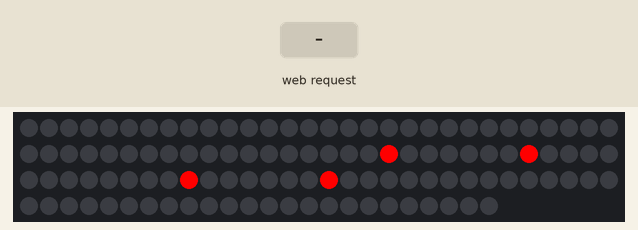
Bench run of a sketch on a simulated ESP8266 (NodeMCU). Shown: 114 RGB LEDs in strip order, left to right, continuing on the next row. Inputs (shaded band) come from the test bench. WiFi joins after 1.5 s; servers stay silent unless stated; network time is answered at once with the bench clock; the local clock reads 2024-03-15 10:24:30 at power-on unless the sketch sets it; EEPROM starts erased; what the sketch prints to the serial monitor is not drawn.

Above: at 0.1 s.
3.3 s: HTTP request GET /?r received
6.0 s: HTTP request GET /checked received
Timing chart, 0 to 9.0 s (numbered marks = the images above; inputs shaded):
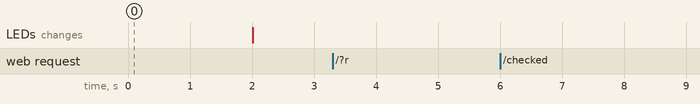

The sketch:

NEOclockOS.ino
```cpp
#include <Adafruit_NeoPixel.h>
#include <ESP8266WiFi.h>
#include <WiFiUdp.h>
#include <Time.h>
#include <NTPClient.h>
#include <Preferences.h>

#define PIN D4
#define NUMPIXELS 114

const char* ssid = "ssid";
const char* password = "Password";


Adafruit_NeoPixel NEOstrip(NUMPIXELS, PIN, NEO_GRB + NEO_KHZ800);
WiFiServer server(80);
Preferences preferences;
int uhr[11] = { 22, 21, 1, 1, 1, 1, 1, 1, 1, 1, 1 };
int ein_uhr[11] = { 107, 97, 86, 86, 86, 86, 86, 86, 86, 86, 86 };
int eins_uhr[11] = { 107, 97, 86, 77, 77, 77, 77, 77, 77, 77, 77 };
int zwei_uhr[11] = { 37, 26, 17, 5, 5, 5, 5, 5, 5, 5, 5 };
int drei_uhr[11] = { 106, 98, 85, 78, 78, 78, 78, 78, 78, 78, 78 };
int vier_uhr[11] = { 38, 25, 18, 4, 4, 4, 4, 4, 4, 4, 4 };
int fuenf_uhr[11] = { 36, 27, 17, 6, 6, 6, 6, 6, 6, 6, 6 };
int sechs_uhr[11] = { 105, 99, 84, 79, 64, 64, 64, 64, 64, 64, 64 };
int sieben_uhr[11] = { 104, 100, 83, 80, 63, 60, 60, 60, 60, 60, 60 };
int acht_uhr[11] = { 39, 24, 19, 3, 3, 3, 3, 3, 3, 3, 3 };
int neun_uhr[11] = { 81, 62, 61, 42, 42, 42, 42, 42, 42, 42, 42 };
int zehn_uhr[11] = { 103, 101, 82, 81, 81, 81, 81, 81, 81, 81, 81 };
int elf_uhr[11] = { 56, 47, 36, 36, 36, 36, 36, 36, 36, 36, 36 };
int zwoelf_uhr[11] = { 43, 40, 23, 20, 2, 2, 2, 2, 2, 2, 2 };
int es_ist[11] = { 112, 92, 72, 71, 52, 52, 52, 52, 52, 52, 52 };
int fuenf[11] = { 32, 31, 12, 10, 10, 10, 10, 10, 10, 10, 10 };
int zehn[11] = { 111, 93, 90, 73, 73, 73, 73, 73, 73, 73, 73 };
int zwanzig[11] = { 70, 53, 50, 33, 30, 13, 9, 9, 9, 9, 9 };
int dreiviertel[11] = { 110, 94, 89, 74, 69, 54, 49, 34, 29, 14, 8 };
int viertel[11] = { 69, 54, 49, 34, 29, 14, 8, 8, 8, 8, 8 };
int vor[11] = { 109, 95, 88, 88, 88, 88, 88, 88, 88, 88, 88 };
int funk[11] = { 75, 68, 55, 48, 48, 48, 48, 48, 48, 48, 48 };
int nach[11] = { 35, 28, 15, 7, 7, 7, 7, 7, 7, 7, 7 };
int halb[11] = { 108, 96, 87, 76, 76, 76, 76, 76, 76, 76, 76 };
int minute_1[11] = { 113, 113, 113, 113, 113, 113, 113, 113, 113, 113, 113 };
int minute_2[11] = { 11, 11, 11, 11, 11, 11, 11, 11, 11, 11, 11 };
int minute_3[11] = { 102, 102, 102, 102, 102, 102, 102, 102, 102, 102, 102 };
int minute_4[11] = { 0, 0, 0, 0, 0, 0, 0, 0, 0, 0, 0 };
WiFiUDP udp;
NTPClient timeClient(udp);
unsigned long currentTime = millis();
unsigned long previousTime = 0;
const long timeoutTime = 2000;
String header;
String redString = "0";
String greenString = "0";
String blueString = "0";
String title = "unchecked";
String onTime = "00:00";
String offTime = "00:00";
String dimm = "unchecked";
int pos1 = 0;
int pos2 = 0;
int pos3 = 0;
int pos4 = 0;
int pos5 = 0;
int pos6 = 0;
int pos7 = 0;
int pos8 = 0;
int dimmedValue = 50;

int dstStartDay = 31; // Day of the month when DST starts
int dstStartMonth = 3; // Month when DST starts (March)
int dstEndDay = 29; // Day of the month when DST ends
int dstEndMonth = 10; // Month when DST ends (November)


void setup() {
  Serial.begin(115200);
  NEOstrip.begin();
  Serial.print("Connecting to ");
  Serial.println(ssid);
  WiFi.hostname("neoclock.local");
  WiFi.begin(ssid, password);
  while (WiFi.status() != WL_CONNECTED) {
    redString = "255";
    blueString = "0";
    greenString = "0";
    render(funk);
    NEOstrip.show();
    delay(1000);
  }
  NEOstrip.clear();
  NEOstrip.show();
  Serial.println("");
  Serial.println("WiFi connected.");
  Serial.println("IP address: ");
  Serial.println(WiFi.localIP());
  Serial.println(WiFi.getHostname());
  server.begin();
  timeClient.begin();
  timeClient.update();
  preferences.begin("Setting", false);
  redString = preferences.getString("redString");
  blueString = preferences.getString("blueString");
  greenString = preferences.getString("greenString");
  title = preferences.getString("title");
  onTime = preferences.getString("onTime");
  offTime = preferences.getString("offTime");
  dimm = preferences.getString("dimm");
  preferences.end();
}

void loop() {
  manageServer();
  timeClient.update();
  unsigned long epochTime = timeClient.getEpochTime();
  struct tm *ptm = gmtime ((time_t *)&epochTime);
  int currentDay = ptm->tm_mday;
  int currentMonth = ptm->tm_mon+1;

  if ((currentMonth > dstStartMonth && currentMonth < dstEndMonth) ||
      (currentMonth == dstStartMonth && currentDay >= dstStartDay) ||
      (currentMonth == dstEndMonth && currentDay <= dstEndDay)) {
    timeClient.setTimeOffset(3600);
  } else {
    timeClient.setTimeOffset(7200);
  }
  setLEDs(timeClient);
  delay(2000);
}

void manageServer() {
  WiFiClient client = server.available();  // Listen for incoming clients

  if (client) {  // If a new client connects,
    currentTime = millis();
    previousTime = currentTime;
    Serial.println("New Client.");                                             // print a message out in the serial port
    String currentLine = "";                                                   // make a String to hold incoming data from the client
    while (client.connected() && currentTime - previousTime <= timeoutTime) {  // loop while the client's connected
      currentTime = millis();
      if (client.available()) {  // if there's bytes to read from the client,
        char c = client.read();  // read a byte, then
        Serial.write(c);         // print it out the serial monitor
        header += c;
        if (c == '\n') {  // if the byte is a newline character
          // if the current line is blank, you got two newline characters in a row.
          // that's the end of the client HTTP request, so send a response:
          if (currentLine.length() == 0) {
            // HTTP headers always start with a response code (e.g. HTTP/1.1 200 OK)
            // and a content-type so the client knows what's coming, then a blank line:
            client.println("HTTP/1.1 200 OK");
            client.println("Content-type:text/html");
            client.println("Connection: close");
            client.println();

            // Display the HTML web page
            client.println("<!DOCTYPE html>");
            client.println("<html>");
            client.println("<head>");
            client.println("    <meta name=\"viewport\" content=\"width=device-width, initial-scale=1\">");
            client.println("    <link rel=\"icon\" href=\"data:,\">");
            client.println("    <title>NEOclockOs Setup</title>");
            client.println("    <link rel=\"stylesheet \" href=\"https://stackpath.bootstrapcdn.com/bootstrap/4.3.1/css/bootstrap.min.css\">");
            client.println("    <script src=\"https://cdnjs.cloudflare.com/ajax/libs/jscolor/2.0.4/jscolor.min.js\"></script>");
            client.println("    <link rel=\"preconnect\" href=\"https://fonts.googleapis.com\">");
            client.println("    <link rel=\"preconnect\" href=\"https://fonts.gstatic.com\" crossorigin>");
            client.println("    <link href=\"https://fonts.googleapis.com/css2?family=Inter:wght@400;900&family=Poppins&display=swap\"");
            client.println("        rel=\"stylesheet\">");
            client.println("    <style>");
            client.println("        body {");
            client.println("            background-color: #1e1e1e;");
            client.println("            font-family: poppins;");
            client.println("            color: white;");
            client.println("        }");
            client.println("        .container {");
            client.println("            margin-top: calc(50vh - 20em);");
            client.println("            background-color: #2d2d30;");
            client.println("            width: 30em;");
            client.println("            height: 24em;");
            client.println("            border-radius: 10px;");
            client.println("            animation: topbarfadein 400ms;");
            client.println("        }");
            client.println("        @keyframes topbarfadein {");
            client.println("            from {");
            client.println("                transform: translateY(-100px);");
            client.println("                opacity: 0;");
            client.println("            }");
            client.println("            to {");
            client.println("                transform: translateY(0);");
            client.println("                opacity: 1;");
            client.println("            }");
            client.println("        }");
            client.println("        h1 {");
            client.println("            margin-top: 20px;");
            client.println("            margin-left: 15px;");
            client.println("        }");
            client.println("        .line {");
            client.println("            margin-top: -9px;");
            client.println("            margin-left: 0px;");
            client.println("            margin-right: 0px;");
            client.println("            border: 2px solid #3e3e42;");
            client.println("        }");
            client.println("        label {");
            client.println("            margin-top: 20px;");
            client.println("            margin-left: 0px;");
            client.println("        }");
            client.println("        .jscolor {");
            client.println("            margin-top: -3px;");
            client.println("            margin-left: 0px;");
            client.println("            width: 100%;");
            client.println("            height: 40px;");
            client.println("            border: none;");
            client.println("            border-radius: 8px;");
            client.println("            text-align: center;");
            client.println("        }");
            client.println("        input[type=time] {");
            client.println("            align-self: left;");
            client.println("            margin-left: 50px;");
            client.println("            width: 100px;");
            client.println("            height: 40px;");
            client.println("            border: none;");
            client.println("            border-radius: 8px;");
            client.println("            text-align: center;");
            client.println("            background-color: #3e3e42;");
            client.println("            color: #ffffff;");
            client.println("        }");
            client.println("        .sep {");
            client.println("            margin-left: 25px;");
            client.println("        }");
            client.println("        #offTime {");
            client.println("            margin-left: 25px;");
            client.println("        }");
            client.println("        input[type=checkbox] {");
            client.println("            margin-left: 0px;");
            client.println("            margin-top: 20px;");
            client.println("        }");
            client.println("        .checkboxcontainer {");
            client.println("            margin-top: -10px;");
            client.println("            margin-left: 0px;");
            client.println("            width: 100%;");
            client.println("        }");
            client.println("        #change_color {");
            client.println("            margin-top: 20px;");
            client.println("            margin-left: 0px;");
            client.println("            width: 100%;");
            client.println("            height: 50px;");
            client.println("            border: none;");
            client.println("            border-radius: 8px;");
            client.println("        }");
            client.println("        .footer {");
            client.println("            position: fixed;");
            client.println("            left: 0;");
            client.println("            bottom: 0px;");
            client.println("            width: 100%;");
            client.println("            height: 15px;");
            client.println("            font-size: 10px;");
            client.println("            background-color: #000000;");
            client.println("            color: white;");
            client.println("            text-align: center;");
            client.println("            transition: 250ms;");
            client.println("        }");
            client.println("    </style>");
            client.println("</head>");
            client.println("<body>");
            client.println("    <div class=\"container\">");
            client.println("        <div class=\"row\">");
            client.println("            <h1>NEOclock OS</h1>");
            client.println("        </div>");
            client.println("        <div class=\"line\"></div>");
            client.println("        <label for=\"rgb\">Farbe</label>");
            client.println("        <input data-jscolor = \"{}\" id=\"rgb\">");
            client.println("        <div class=\"checkboxcontainer\">");
            client.println("            <input type=\"checkbox\" id=\"checkboxtitle\" name=\"title\">");
            client.println("            <label for=\"title\">\"Es Ist\" Einblenden</label>");
            client.println("        </div>");
            client.println("        <div class=\"checkboxcontainer\">");
            client.println("            <input type=\"checkbox\" id=\"checkboxdimm\" name=\"dimm\">");
            client.println("            <label for=\"dimm\">Uhr Dimmen</label>");
            client.println("        </div>");
            client.println("        <label>Zwischen</label>");
            client.println("        <input type=\"time\" id=\"onTime\">");
            client.println("        <label class=\"sep\">-</label>");
            client.println("        <input type=\"time\" id=\"offTime\">");
            client.println("        <input type=\"button\" value=\"Save\" id=\"change_color\">");
            client.println("    </div>");
            client.println("    <div class=\"footer\">");
            client.println("        <p>(C) 2023 <a href=\"spyminer.dev\">SpyMiner</a></p> All rights reserved.");
            client.println("    </div>");
            client.println("    <script>var button = document.getElementById(\"change_color\"); \
const picker = new jscolor(document.getElementById(\"rgb\")); \
button.addEventListener(\"click\", () => {\
    const titleVal = document.getElementById(\"checkboxtitle\").checked ? \"checked\" : \"unchecked\";\
    const dimmVal = document.getElementById(\"checkboxdimm\").checked ? \"checked\" : \"unchecked\";\
    const onTimeVal = document.getElementById(\"onTime\").value;\
    const offTimeVal = document.getElementById(\"offTime\").value;\
    window.location.href = `?r${Math.round(picker.rgb[0])}g${Math.round(picker.rgb[1])}b${Math.round(picker.rgb[2])}t${titleVal}o${onTimeVal}f${offTimeVal}x${dimmVal}&`;\
});</script>");
            client.println("</body>");
            client.println("</html>");
            // The HTTP response ends with another blank line
            client.println();

            // Request sample: /?r201g32b255&
            // Red = 201 | Green = 32 | Blue = 255
            if (header.indexOf("GET /?r") >= 0) {
              pos1 = header.indexOf('r');
              pos2 = header.indexOf('g');
              pos3 = header.indexOf('b');
              pos4 = header.indexOf('t');
              pos5 = header.indexOf('o');
              pos6 = header.indexOf('f');
              pos7 = header.indexOf('x');
              pos8 = header.indexOf('&');
              redString = header.substring(pos1 + 1, pos2);
              greenString = header.substring(pos2 + 1, pos3);
              blueString = header.substring(pos3 + 1, pos4);
              title = header.substring(pos4 + 1, pos5);
              onTime = header.substring(pos5 + 1, pos6);
              offTime = header.substring(pos6 + 1, pos7);
              dimm = header.substring(pos7 + 1, pos8);
              preferences.begin("Setting", false);
              preferences.putString("redString", redString);
              preferences.putString("greenString", greenString);
              preferences.putString("blueString", blueString);
              preferences.putString("title", title);
              preferences.putString("onTime", onTime);
              preferences.putString("offTime", offTime);
              preferences.putString("dimm", dimm);
              preferences.end();
            }
            // Break out of the while loop
            break;
          } else {  // if you got a newline, then clear currentLine
            currentLine = "";
          }
        } else if (c != '\r') {  // if you got anything else but a carriage return character,
          currentLine += c;      // add it to the end of the currentLine
        }
      }
    }
    // Clear the header variable
    header = "";
    // Close the connection
    client.stop();
    Serial.println("Client disconnected.");
    Serial.println("");
  }
}
void setLEDs(NTPClient time) {
  NEOstrip.clear();
  int hours = time.getHours();
  if (hours > 12) {
    hours = hours - 12;
  }
  int mins = time.getMinutes();

  if (dimm == "checked")
  {
    int onTimeHour = onTime.substring(0, 2).toInt();
    int onTimeMin = onTime.substring(3, 5).toInt();
    int offTimeHour = offTime.substring(0, 2).toInt();
    int offTimeMin = offTime.substring(3, 5).toInt();

    // Calculate the current time in decimal format
    float timeNOW = time.getHours() + (time.getMinutes() / 100.0);
    float timeON = onTimeHour + (onTimeMin / 100.0);
    float timeOFF = offTimeHour + (offTimeMin / 100.0);

    // Check if the time is within the dimming range
    if (timeON <= timeOFF) {
      if (timeON <= timeNOW && timeNOW < timeOFF) {
        // Within dimming range
        NEOstrip.setBrightness(dimmedValue);
      } else {
        // Outside dimming range
        NEOstrip.setBrightness(255);
      }
    } else {
      if (timeNOW < timeOFF || timeNOW >= timeON) {
        // Within dimming range (time spans midnight)
        NEOstrip.setBrightness(dimmedValue);
      } else {
        // Outside dimming range
        NEOstrip.setBrightness(255);
      }
    }
  } else {
    // If dimming is not enabled, set full brightness
    NEOstrip.setBrightness(255);
  }

  //Serial.println(hours);
  if (title == "checked") {
    render(es_ist);
  }
  if (mins < 5) {
    render(uhr);
  }
  if ((mins < 10) && (mins > 4)) {
    render(fuenf);
    render(nach);
  }
  if ((mins < 15) && (mins > 9)) {
    render(zehn);
    render(nach);
  }
  if ((mins < 20) && (mins > 14)) {
    render(viertel);
    render(nach);
  }
  if ((mins < 25) && (mins > 19)) {
    render(zwanzig);
    render(nach);
  }
  if ((mins < 30) && (mins > 24)) {
    render(fuenf);
    render(vor);
    render(halb);
  }
  if ((mins < 35) && (mins > 29)) {
    render(halb);
  }
  if ((mins < 40) && (mins > 34)) {
    render(fuenf);
    render(nach);
    render(halb);
  }
  if ((mins < 45) && (mins > 39)) {
    render(zwanzig);
    render(vor);
  }
  if ((mins < 50) && (mins > 44)) {
    render(dreiviertel);
  }
  if ((mins < 55) && (mins > 49)) {
    render(zehn);
    render(vor);
  }
  if ((mins < 60) && (mins > 54)) {
    render(fuenf);
    render(vor);
  }
  if ((mins == 1) || (mins == 6) || (mins == 11) || (mins == 16) || (mins == 21) || (mins == 26) || (mins == 31) || (mins == 36) || (mins == 41) || (mins == 46) || (mins == 51) || (mins == 56)) {
    render(minute_1);
  }
  if ((mins == 2) || (mins == 7) || (mins == 12) || (mins == 17) || (mins == 22) || (mins == 27) || (mins == 32) || (mins == 37) || (mins == 42) || (mins == 47) || (mins == 52) || (mins == 57)) {
    render(minute_2);
    render(minute_1);
  }
  if ((mins == 3) || (mins == 8) || (mins == 13) || (mins == 18) || (mins == 23) || (mins == 28) || (mins == 33) || (mins == 38) || (mins == 43) || (mins == 48) || (mins == 53) || (mins == 58)) {
    render(minute_3);
    render(minute_2);
    render(minute_1);
  }
  if ((mins == 4) || (mins == 9) || (mins == 14) || (mins == 19) || (mins == 24) || (mins == 29) || (mins == 34) || (mins == 39) || (mins == 44) || (mins == 49) || (mins == 54) || (mins == 59)) {
    render(minute_4);
    render(minute_3);
    render(minute_2);
    render(minute_1);
  }

  if ((((hours == 12) || (hours == 0)) && (mins < 25)) || ((hours == 11) && (mins > 24))) {
    render(zwoelf_uhr);
  }
  if ((hours == 1) && (mins < 5)) {
    render(ein_uhr);
  } else if (((hours == 1) && (mins < 25)) || (((hours == 12) || (hours == 0)) && (mins > 24))) {
    render(eins_uhr);
  }
  if (((hours == 2) && (mins < 25)) || ((hours == 1) && (mins > 24))) {
    render(zwei_uhr);
  }
  if (((hours == 3) && (mins < 25)) || ((hours == 2) && (mins > 24))) {
    render(drei_uhr);
  }
  if (((hours == 4) && (mins < 25)) || ((hours == 3) && (mins > 24))) {
    render(vier_uhr);
  }
  if (((hours == 5) && (mins < 25)) || ((hours == 4) && (mins > 24))) {
    render(fuenf_uhr);
  }
  if (((hours == 6) && (mins < 25)) || ((hours == 5) && (mins > 24))) {
    render(sechs_uhr);
  }
  if (((hours == 7) && (mins < 25)) || ((hours == 6) && (mins > 24))) {
    render(sieben_uhr);
  }
  if (((hours == 8) && (mins < 25)) || ((hours == 7) && (mins > 24))) {
    render(acht_uhr);
  }
  if (((hours == 9) && (mins < 25)) || ((hours == 8) && (mins > 24))) {
    render(neun_uhr);
  }
  if (((hours == 10) && (mins < 25)) || ((hours == 9) && (mins > 24))) {
    render(zehn_uhr);
  }
  if (((hours == 11) && (mins < 25)) || ((hours == 10) && (mins > 24))) {
    render(elf_uhr);
  }

  NEOstrip.show();
}

void render(int leds[]) {
  for (int i = 0; i < 11; i++) {
      NEOstrip.setPixelColor(leds[i], NEOstrip.Color(redString.toInt(), greenString.toInt(), blueString.toInt()));
  }
}
```

Measured:
- after the input at 3.3 s, every drawn part: stays the same
- after the input at 6.0 s, every drawn part: stays the same
